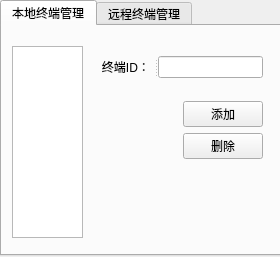
<?xml version="1.0" encoding="UTF-8"?>
<ui version="4.0">
 <class>SignIn</class>
 <widget class="QWidget" name="SignIn">
  <property name="geometry">
   <rect>
    <x>0</x>
    <y>0</y>
    <width>280</width>
    <height>257</height>
   </rect>
  </property>
  <property name="windowTitle">
   <string>Form</string>
  </property>
  <widget class="QTabWidget" name="tabWidget_2">
   <property name="geometry">
    <rect>
     <x>0</x>
     <y>0</y>
     <width>469</width>
     <height>256</height>
    </rect>
   </property>
   <property name="acceptDrops">
    <bool>true</bool>
   </property>
   <property name="autoFillBackground">
    <bool>true</bool>
   </property>
   <property name="currentIndex">
    <number>0</number>
   </property>
   <widget class="QWidget" name="tab1">
    <attribute name="title">
     <string>本地终端管理</string>
    </attribute>
    <widget class="QWidget" name="layoutWidget_4">
     <property name="geometry">
      <rect>
       <x>90</x>
       <y>30</y>
       <width>171</width>
       <height>121</height>
      </rect>
     </property>
     <layout class="QGridLayout" name="gridLayout_4">
      <item row="4" column="0">
       <spacer name="verticalSpacer_8">
        <property name="orientation">
         <enum>Qt::Vertical</enum>
        </property>
        <property name="sizeHint" stdset="0">
         <size>
          <width>20</width>
          <height>40</height>
         </size>
        </property>
       </spacer>
      </item>
      <item row="4" column="1">
       <widget class="QPushButton" name="pushButton_4">
        <property name="text">
         <string>删除</string>
        </property>
       </widget>
      </item>
      <item row="2" column="1">
       <widget class="QPushButton" name="pushButton_3">
        <property name="text">
         <string>添加</string>
        </property>
       </widget>
      </item>
      <item row="2" column="0">
       <spacer name="horizontalSpacer_5">
        <property name="orientation">
         <enum>Qt::Horizontal</enum>
        </property>
        <property name="sizeHint" stdset="0">
         <size>
          <width>40</width>
          <height>20</height>
         </size>
        </property>
       </spacer>
      </item>
      <item row="0" column="0" colspan="2">
       <widget class="QSplitter" name="splitter_4">
        <property name="orientation">
         <enum>Qt::Horizontal</enum>
        </property>
        <widget class="QLabel" name="label_6">
         <property name="text">
          <string>   终端ID： </string>
         </property>
        </widget>
        <widget class="QLineEdit" name="lineEdit_2"/>
       </widget>
      </item>
      <item row="1" column="1">
       <spacer name="verticalSpacer_9">
        <property name="orientation">
         <enum>Qt::Vertical</enum>
        </property>
        <property name="sizeHint" stdset="0">
         <size>
          <width>20</width>
          <height>40</height>
         </size>
        </property>
       </spacer>
      </item>
      <item row="5" column="1">
       <spacer name="verticalSpacer_2">
        <property name="orientation">
         <enum>Qt::Vertical</enum>
        </property>
        <property name="sizeHint" stdset="0">
         <size>
          <width>20</width>
          <height>40</height>
         </size>
        </property>
       </spacer>
      </item>
     </layout>
    </widget>
    <widget class="QListView" name="listView_2">
     <property name="geometry">
      <rect>
       <x>10</x>
       <y>20</y>
       <width>71</width>
       <height>192</height>
      </rect>
     </property>
     <property name="editTriggers">
      <set>QAbstractItemView::NoEditTriggers</set>
     </property>
    </widget>
    <widget class="QLabel" name="label_2">
     <property name="geometry">
      <rect>
       <x>190</x>
       <y>170</y>
       <width>54</width>
       <height>12</height>
      </rect>
     </property>
     <property name="text">
      <string/>
     </property>
    </widget>
   </widget>
   <widget class="QWidget" name="tab2">
    <attribute name="title">
     <string>远程终端管理</string>
    </attribute>
    <widget class="QLabel" name="label_3">
     <property name="geometry">
      <rect>
       <x>190</x>
       <y>170</y>
       <width>54</width>
       <height>12</height>
      </rect>
     </property>
     <property name="text">
      <string/>
     </property>
    </widget>
    <widget class="QListView" name="listView_3">
     <property name="geometry">
      <rect>
       <x>10</x>
       <y>20</y>
       <width>71</width>
       <height>192</height>
      </rect>
     </property>
     <property name="editTriggers">
      <set>QAbstractItemView::NoEditTriggers</set>
     </property>
    </widget>
    <widget class="QWidget" name="layoutWidget_3">
     <property name="geometry">
      <rect>
       <x>90</x>
       <y>30</y>
       <width>179</width>
       <height>130</height>
      </rect>
     </property>
     <layout class="QGridLayout" name="gridLayout_3">
      <item row="3" column="1">
       <widget class="QPushButton" name="pushButton_5">
        <property name="text">
         <string>添加</string>
        </property>
       </widget>
      </item>
      <item row="3" column="0">
       <spacer name="horizontalSpacer_4">
        <property name="orientation">
         <enum>Qt::Horizontal</enum>
        </property>
        <property name="sizeHint" stdset="0">
         <size>
          <width>40</width>
          <height>20</height>
         </size>
        </property>
       </spacer>
      </item>
      <item row="0" column="0" colspan="2">
       <widget class="QSplitter" name="splitter_3">
        <property name="orientation">
         <enum>Qt::Horizontal</enum>
        </property>
        <widget class="QLabel" name="label_5">
         <property name="text">
          <string> device_id :  </string>
         </property>
        </widget>
        <widget class="QLineEdit" name="lineEdit_3"/>
       </widget>
      </item>
      <item row="2" column="1">
       <spacer name="verticalSpacer_7">
        <property name="orientation">
         <enum>Qt::Vertical</enum>
        </property>
        <property name="sizeHint" stdset="0">
         <size>
          <width>20</width>
          <height>40</height>
         </size>
        </property>
       </spacer>
      </item>
      <item row="5" column="0">
       <spacer name="verticalSpacer_6">
        <property name="orientation">
         <enum>Qt::Vertical</enum>
        </property>
        <property name="sizeHint" stdset="0">
         <size>
          <width>20</width>
          <height>40</height>
         </size>
        </property>
       </spacer>
      </item>
      <item row="6" column="1">
       <spacer name="verticalSpacer">
        <property name="orientation">
         <enum>Qt::Vertical</enum>
        </property>
        <property name="sizeHint" stdset="0">
         <size>
          <width>20</width>
          <height>40</height>
         </size>
        </property>
       </spacer>
      </item>
      <item row="5" column="1">
       <widget class="QPushButton" name="pushButton_6">
        <property name="text">
         <string>删除</string>
        </property>
       </widget>
      </item>
      <item row="1" column="0">
       <widget class="QLabel" name="label_7">
        <property name="text">
         <string> device_name :</string>
        </property>
       </widget>
      </item>
      <item row="1" column="1">
       <widget class="QLineEdit" name="lineEdit_4"/>
      </item>
     </layout>
    </widget>
   </widget>
  </widget>
 </widget>
 <resources/>
 <connections/>
</ui>
